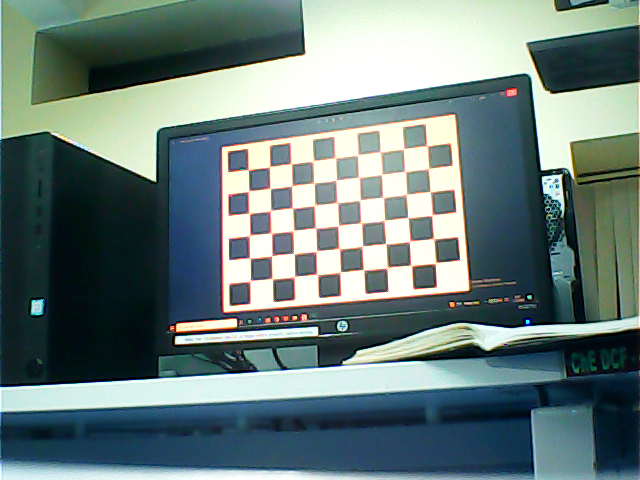
#> input picture calib/0Left.png, 640 x 480 px; its folder holds 4 pictures in this run
$ python checker.py
#> lines starting #> are read from the running program, lines starting #| are printed output that depends on the picture
import numpy as np
import cv2 as cv
import glob
# termination criteria
criteria = (cv.TERM_CRITERIA_EPS + cv.TERM_CRITERIA_MAX_ITER, 30, 0.1)
# prepare object points, like (0,0,0), (1,0,0), (2,0,0) ....,(6,5,0)
objp = np.zeros((15*8,3), np.float32)
objp[:,:2] = np.mgrid[0:15,0:8].T.reshape(-1,2)
# Arrays to store object points and image points from all the images.
objpoints = [] # 3d point in real world space
imgpoints = [] # 2d points in image plane.
images = glob.glob('*.png')
for fname in images:
    img = cv.imread(fname)
#> img is the input picture: shape (480, 640, 3); mean B, G, R 122.9, 124.9, 105.7
    gray = cv.cvtColor(img, cv.COLOR_BGR2GRAY)
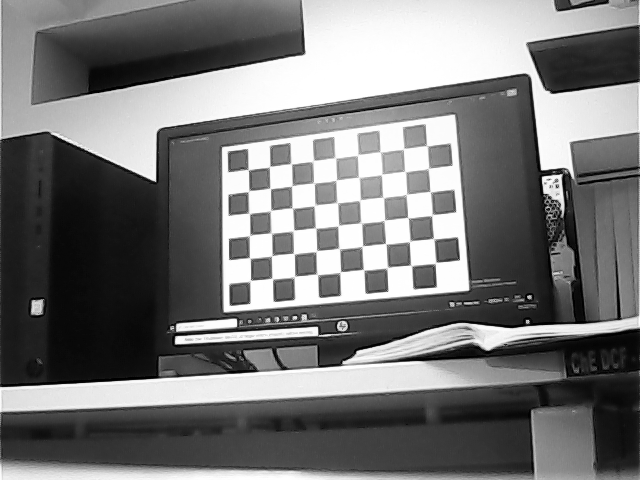
#> gray: shape (480, 640); min 0, max 255, mean 118.9
    # Find the chess board corners
    ret, corners = cv.findChessboardCorners(gray, (15,7), None)
#> ret = False; corners = None
    print(fname, ret)
#| 0Left.png False
    # If found, add object points, image points (after refining them)
    if ret == True:
        objpoints.append(objp)
        corners2 = cv.cornerSubPix(gray,corners, (11,11), (-1,-1), criteria)
        imgpoints.append(corners2)
        # Draw and display the corners
        cv.drawChessboardCorners(img, (15,7), corners2, ret)
        cv.imshow('img', img)
        cv.waitKey(0)
#> pass 2 of the loop `for fname in images:`:
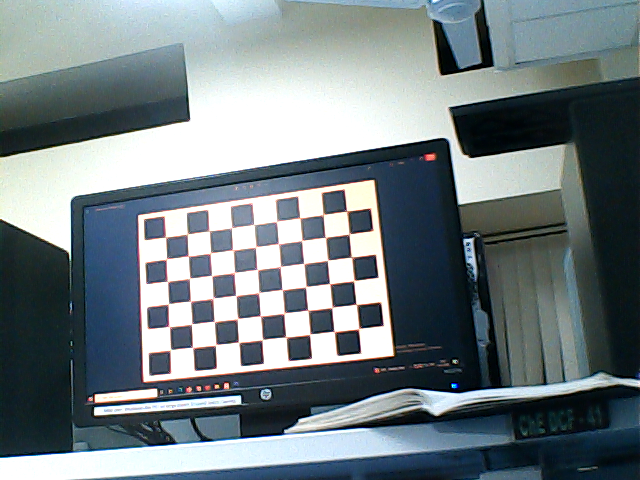
#> input picture calib/0Right.png, 640 x 480 px
#> img is the input picture: shape (480, 640, 3); mean B, G, R 130.8, 126.5, 114.8
#> `gray = cv.cvtColor(img, cv.COLOR_BGR2GRAY)`:
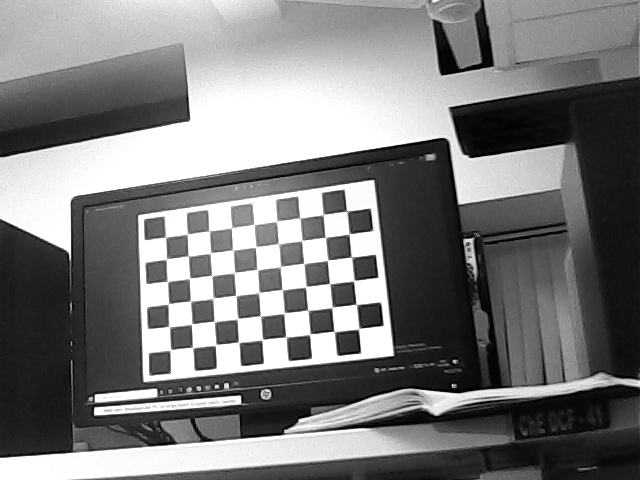
#> gray: shape (480, 640); min 0, max 255, mean 123.5
#| 0Right.png False
#> pass 3 of the loop `for fname in images:`:
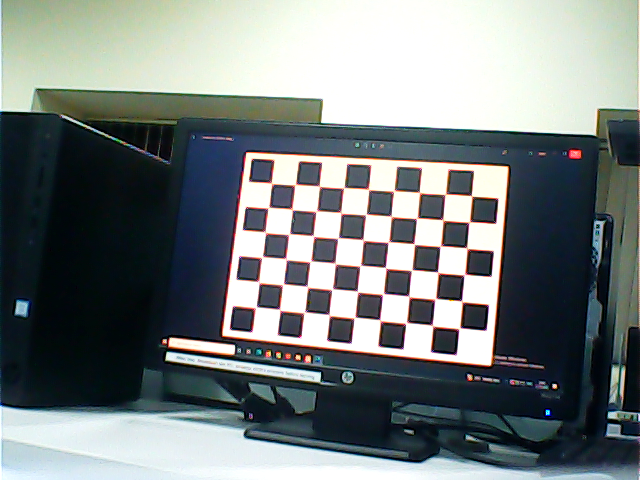
#> input picture calib/10Left.png, 640 x 480 px
#> img is the input picture: shape (480, 640, 3); mean B, G, R 126.6, 126.6, 119.5
#> `gray = cv.cvtColor(img, cv.COLOR_BGR2GRAY)`:
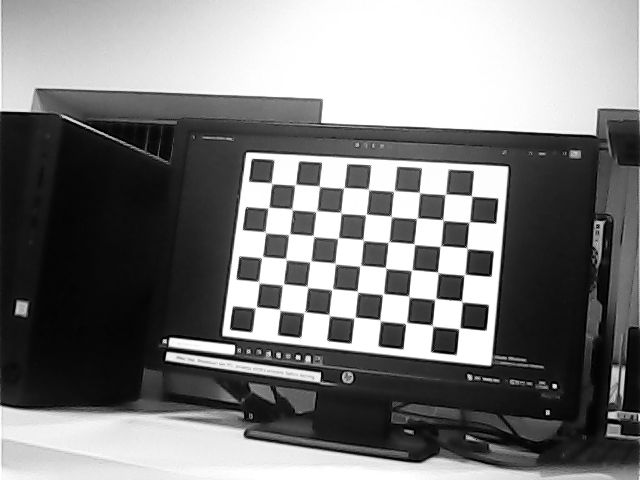
#> gray: shape (480, 640); min 0, max 255, mean 124.5
#| 10Left.png False
#> the loop made 4 passes; the first 3 are shown
cv.destroyAllWindows()
